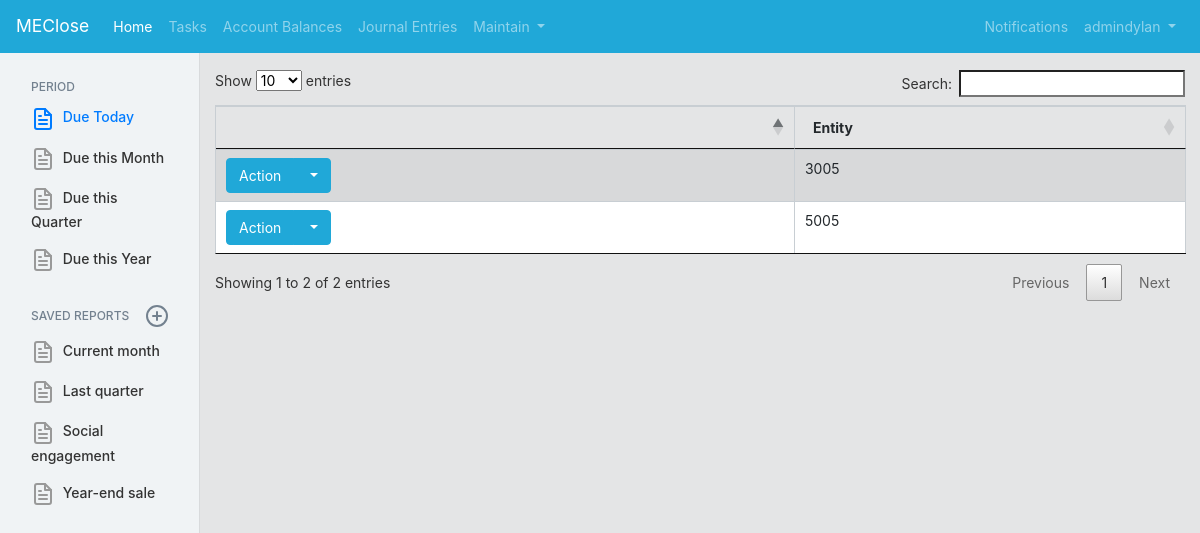
The app's page /ClosePortal/entities/ (signed in), older data.
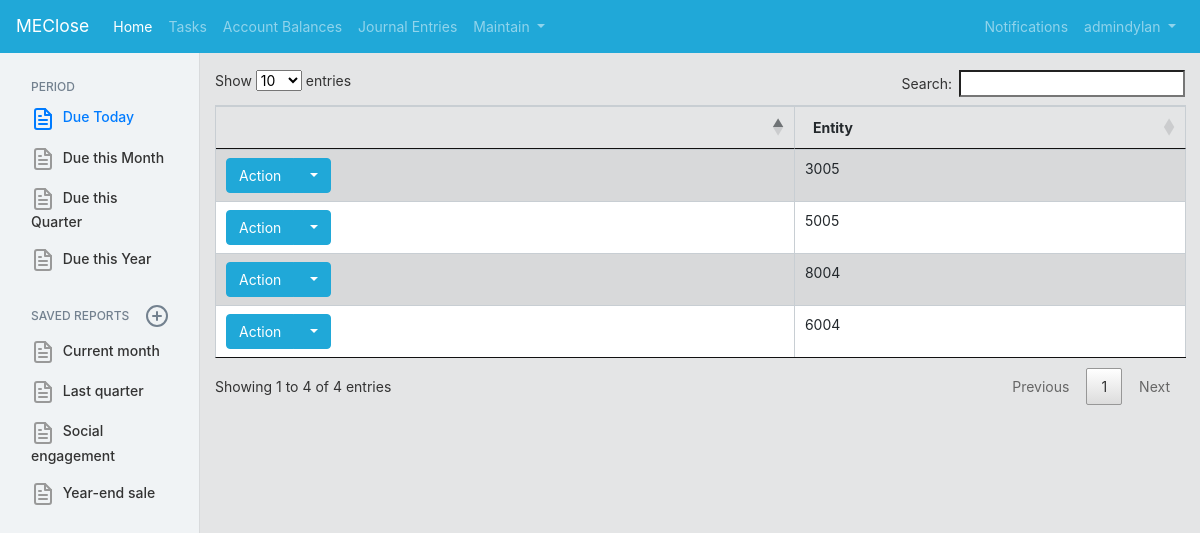
The same page, newer data.
### CompanyMaintain/models.py (models this page shows, shortened)
class userDefinedEntity(models.Model):
    entity = models.CharField(max_length=200, default="Select Entity")

### CompanyMaintain/views.py (the view)
# urls.py: path('entities/', Entity_List.as_view(), name='entity_list'),
@method_decorator(decorators, name='dispatch')
class Entity_List(ListView):
    template_name = 'CloseApplication/entitylist/entitylist_list.html'
    model = userDefinedEntity

### CloseApplication/templates/CloseApplication/entitylist/entitylist_list.html (shortened to what this page needs)
{% extends "CloseApplication/base.html" %}
{% load staticfiles %}
{% block content %}
<div class="modal" id="modal"></div>
<table class ="table table-striped table-bordered table-hover" id="accountRecListTable">
    <thead>
        <tr>
            <th></th>
            <th>Entity</th>
        </tr>
    </thead>
    {% for tableValue in object_list %}
    <tr>
        <td>
            <div class="btn-group">
                <button type="button" class="btn btn-primary">
                Action
                </button>
                <button type="button" class="btn btn-primary dropdown-toggle" data-toggle="dropdown">
                </button>
            </div>
        </td>
        <td>{{ tableValue.entity }}</td>
    </tr>
    {% endfor %}
</table>
{% endblock %}

### CloseApplication/templates/CloseApplication/base.html (shortened to what this page needs)
<!DOCTYPE html>
<html>
<head>
    {% load static %}
    <link rel="stylesheet" href="https://cdn.datatables.net/1.10.19/css/dataTables.bootstrap4.min.css">
    <link rel="stylesheet" href="https://maxcdn.bootstrapcdn.com/bootstrap/4.0.0/css/bootstrap.min.css">
    <link rel="stylesheet" href="{% static 'CloseApplication/jquery.dataTables.min.css' %}">
    <link rel="stylesheet" href="https://cdn.jsdelivr.net/npm/simplebar@latest/dist/simplebar.css"/>
    <link rel="stylesheet" href="{% static 'CloseApplication/sidenavbar.css' %}">
    <link rel="stylesheet" href="{% static 'CloseApplication/coreui.min.css' %}?v=0004"></script>
</head>
<body>
      <nav class="navbar fixed-top navbar-expand-lg navbar-dark bg-primary">
        <a class="navbar-brand" href="#">MEClose</a>
        <div class="collapse navbar-collapse" id="navbarSupportedContent">
          <ul class="navbar-nav mr-auto">
            <li class="nav-item active">
              <a class="nav-link" href="/ClosePortal/CloseSummary">Home<span class="sr-only">(current)</span></a>
            </li>
            <li class="nav-item">
              <a class="nav-link" href="/ClosePortal/tasks/">Tasks</a>
            </li>
            <li class="nav-item">
                    <a class="nav-link" href="/ClosePortal/accountrecs/">Account Balances</a>
            </li>
            <li class="nav-item">
                    <a class="nav-link" href="/ClosePortal/entryapprovals/">Journal Entries</a>
            </li>
            <li class="nav-item dropdown">
              <a class="nav-link dropdown-toggle" href="#" id="navbarDropdown" role="button" data-toggle="dropdown" aria-haspopup="true" aria-expanded="false">
                Maintain
              </a>
            </li>
          </ul>
          <ul class="navbar-nav">
<li class="nav-item dropdown d-md-down-none">
<a class="nav-link" data-toggle="dropdown" href="#" role="button" aria-haspopup="true" aria-expanded="false">
Notifications
</a>
</li>
              <li class="nav-item dropdown">
                  <div class="btn-group">
                      {% if user.is_authenticated %}
                        <span  class="nav-link dropdown-toggle" data-toggle="dropdown" aria-haspopup="true" aria-expanded="false">
                        {{ user.get_username }}
                        </span>
                        {% else %}
                        <div  href="{% url 'login'%}?next={{request.path}}" class="nav-link dropdown-toggle" data-toggle="dropdown" aria-haspopup="false" aria-expanded="false">
                        Login
                        </div>
                        {% endif %}
                    </div>
            </li>
          </ul>
        </div>
      </nav>
    <div class="page-wrap">
    <div class='container-fluid'>
    <div class="row">
        {% include "CloseApplication/sidebarnav.html" %}
        <main role="main" class="col-md-10 col-lg-10">
        {% block content %}{% endblock %}
        </main>
        </div>
        </div>
    </div>
</body>
</html>

Row changes from the older to the newer data that the page shows:
added userDefinedEntity: entity "8004"
added userDefinedEntity: entity "6004"
Text that changed along with them:
text written by a page script: "Show entries Search: Showing 1 to 2 of 2 entries Previous 1 Next" → "Show entries Search: Showing 1 to 4 of 4 entries Previous 1 Next"
